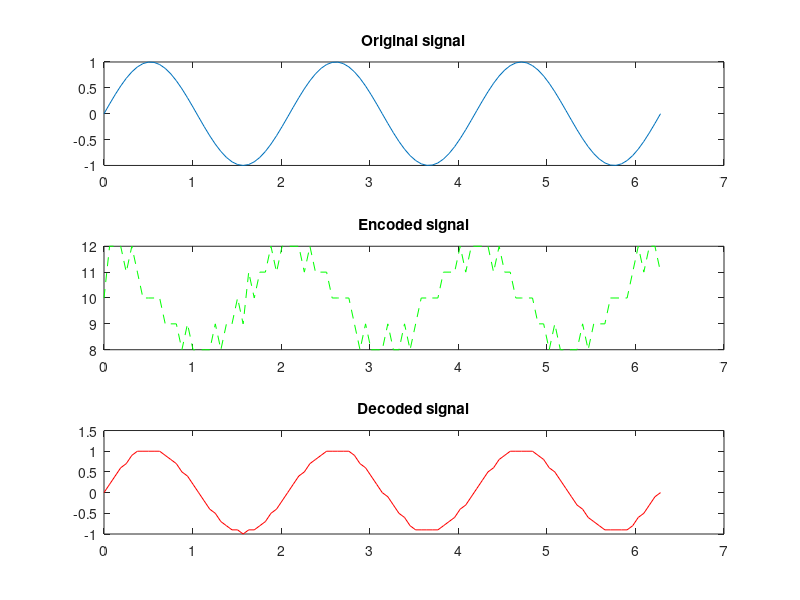

Write the MATLAB code that produced this figure.
predictor = [0 1]; 
% y(k)=x(k-1)
%y(k) = p(1)x(k-1) + p(2)x(k-2) + ... + p(m-1)x(k-m+1) + p(m)x(k-m)
%predictor = [0, p(1), p(2), p(3),..., p(m-1), p(m)]

partition = [-1:.1:1];
codebook = [-1:.1:1.1];

t = [0:pi/50:2*pi];

x = sin(3*t); % Original signal

% Quantize x using DPCM.
encodedx = dpcmenco(x,codebook,partition,predictor);

% Try to recover x from the modulated signal.
decodedx = dpcmdeco(encodedx,codebook,predictor);

subplot(311)
plot(t,x)
title('Original signal')
subplot(312)
plot(t,encodedx,'g--')
title('Encoded signal')
subplot(313)
plot(t,decodedx,'r')
title('Decoded signal')

distor = sum((x-decodedx).^2)/length(x) % Mean square error
